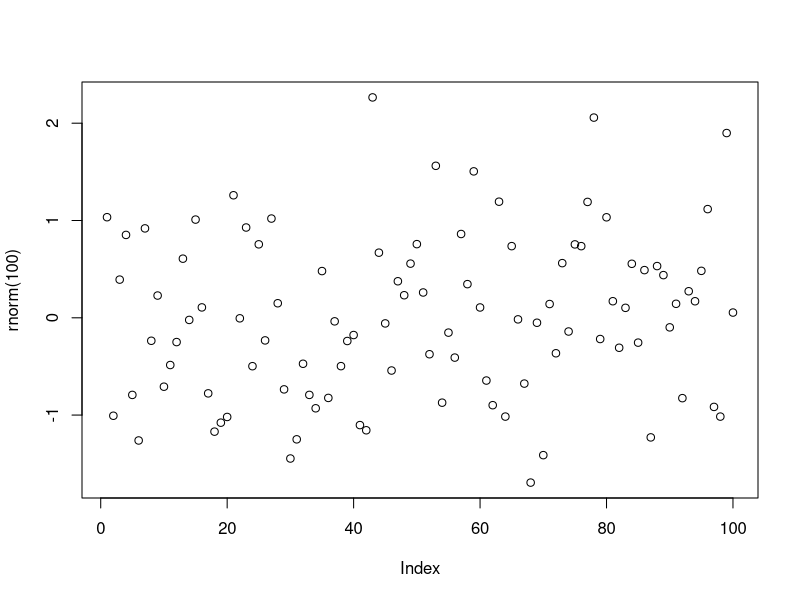

Reproduce this figure in R.
## ---- chunk 1
library(knitr)
knit_hooks$set(plot = function(x, options) {
  paste('<figure><img src="',
        opts_knit$get('base.url'), paste(x, collapse = '.'),
        '"><figcaption>', options$fig.cap, '</figcaption></figure>',
        sep = '')
})
## ---- chunk 2
plot(rnorm(100))
